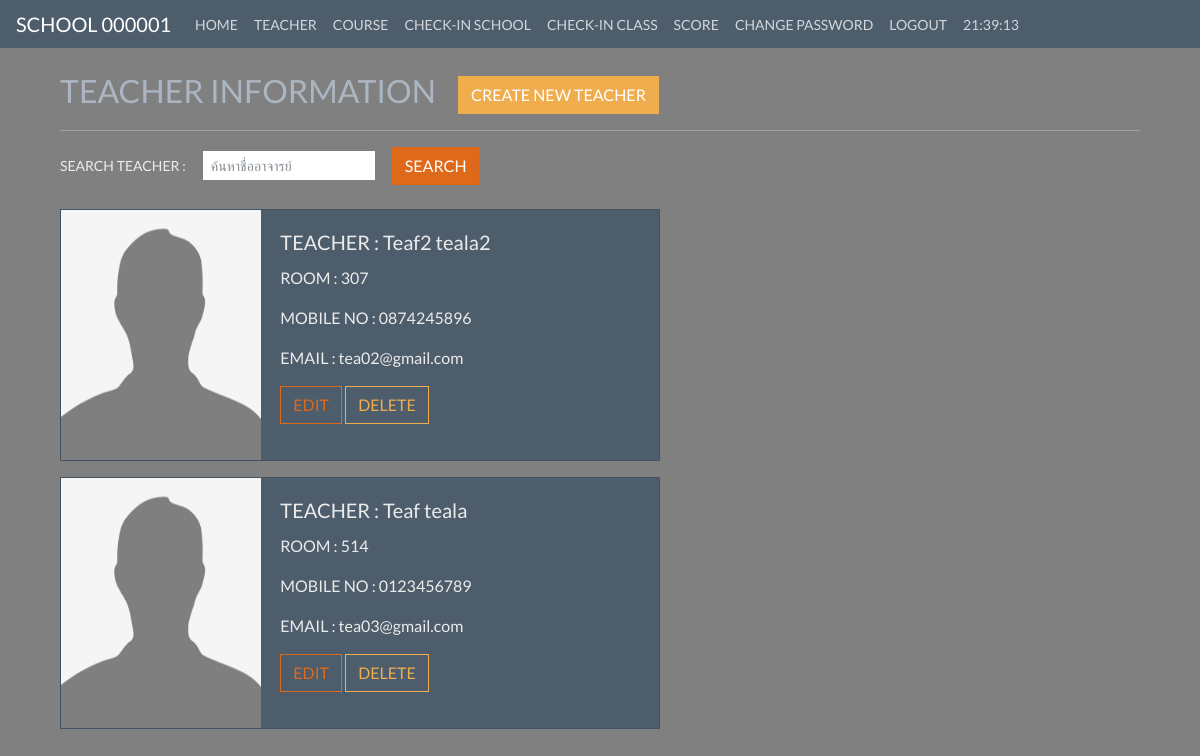
The page /school/teacher/ (signed in) on the database its author committed.
### school/models.py (models this page shows, shortened)
class Teacher(models.Model):
    user = models.ForeignKey(User, on_delete=models.CASCADE)
    first_name = models.CharField(max_length=255)
    last_name = models.CharField(max_length=255)
    email = models.EmailField(max_length=255)
    phone_number = models.CharField(max_length=12)
    room = models.CharField(max_length=255)
    teacher_user_id = models.CharField(max_length=6)
    image = models.ImageField(upload_to='uploads/', null=True)

### school/views.py (the view)
# urls.py: path('teacher/', views.teacher, name='teacher'),
@login_required
def teacher(request):
    teacher = Teacher.objects.all()
    return render(request, template_name='teacher/teacher.html', context={
        'teacher' : teacher
    })

### school/templates/teacher/teacher.html (shortened to what this page needs)
{% extends "base.html" %}
{% block content %}
<div class="container">
  <h2 class="text-light">TEACHER INFORMATION
    <a href="{% url 'teacher_add' %}"><button type="button" class="btn btn-secondary ml-3 btn btn-warning ">CREATE NEW TEACHER</button></a>
  </h2>
  <hr class="bg-light">
  <form class="form-inline" method="POST" action="{% url 'index' %}">
    <div class="form-group">
      <label for="inputSearch">SEARCH TEACHER : </label>&emsp;
      <input type="text" class="form-control form-control-sm" id="inputSearch" name="search"
        placeholder="ค้นหาชื่ออาจารย์">
    </div>
    <button type="submit" class="btn btn-primary ml-3">SEARCH</button>
  </form><br />
  {% for tea in teacher %}
  <div class="card mb-3" style="max-width: 600px;">
    <div class="row no-gutters">
      <div class="col-md-4">
        {% load static %}
        <img src="{% static "image/2.jpg" %}" alt="logo-image" width=200 height=250>
      </div>
      <div class="col-md-8">
        <div class="card-body">
          <h5 class="card-title">TEACHER : {{ tea.first_name }} {{ tea.last_name }}</h5>
          <p class="card-text">ROOM : {{ tea.room }}</p>
          <p class="card-text">MOBILE NO : {{ tea.phone_number }}</p>
          <p class="card-text">EMAIL : {{ tea.email }}</p>
          <p class="card-text">
            <a href="{% url 'teacher_update' teacher_id=tea.id %}">
              <div class="btn btn-outline-primary" id="{{tea.id}}">EDIT</div>
          </a>
          <a href="{% url 'teacher_delete' teacher_id=tea.id %}">
              <div class="btn btn-outline-warning" id="{{tea.id}}">DELETE</div>
          </a>
          </p>
        </div>
      </div>
    </div>
  </div>
  {% endfor %}
</div>
{% endblock %}

### templates/base.html (shortened to what this page needs)
<!DOCTYPE html>
{% load static %}
<html lang="en">
<head>
    <link rel="stylesheet" type="text/css" href="{% static 'css/bootstrap.min.css'%}">
    <link rel="stylesheet" href="//code.jquery.com/ui/1.12.1/themes/base/jquery-ui.css">
</head>
<body onload="startTime()">
    <nav class="navbar navbar-expand-lg navbar-dark bg-dark">
        <a class="navbar-brand" href="{% url 'index' %}">SCHOOL {{request.user.username}}</a>
        <div class="collapse navbar-collapse" id="navbarSupportedContent">
            <ul class="navbar-nav mr-auto">
                <li class="nav-item">
                    <a class="nav-link" href="{% url 'index' %}">HOME</a>
                </li>
                <li class="nav-item">
                    <a class="nav-link" href="{% url 'teacher' %}">TEACHER</a>
                </li>
                <li class="nav-item">
                    <a class="nav-link" href="{% url 'course' %}">COURSE</a>
                </li>
                <li class="nav-item">
                    <a class="nav-link" href="{% url 'schoollist' %}">CHECK-IN SCHOOL</a>
                </li>
                <li class="nav-item">
                    <a class="nav-link" href="{% url 'classdetail' %}">CHECK-IN CLASS</a>
                </li>
                <li class="nav-item">
                    <a class="nav-link" href="{% url 'studentscore' %}">SCORE</a>
                </li>
                <li class="nav-item">
                    <a class="nav-link" href="{% url 'change_password' %}">CHANGE PASSWORD</a>
                </li>
                <li class="nav-item">
                    <a class="nav-link" href="{% url 'logout' %}">LOGOUT</a>
                </li>
                <li class="nav-item">
                    <a class="nav-link" id="txt"></a>
                </li>
            </ul>
        </div>
    </nav>
    <br>
    <div class="container">
        {% block content %}
        {% endblock %}
    </div>
</body>
</html>

### templates/base.html (style rules this page uses)
body { background-color: grey; }

### rows shown on the page
Teacher: first_name "Teaf2", last_name "teala2", room "307", phone_number "0874245896", email "tea02@gmail.com"
Teacher: first_name "Teaf", last_name "teala", room "514", phone_number "0123456789", email "tea03@gmail.com"

### other values the page prints
{{ request.user.username }} "000001"
